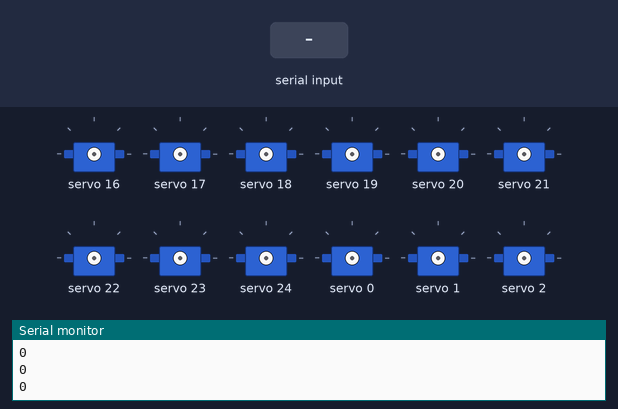
The sketch below on a simulated Arduino Uno, built with avr-gcc and run on an emulated ATmega328P. On the bench: 12 × servo, the last lines printed to the serial monitor. The inputs (shaded band) are chosen by the test bench.

Above: at 1.2 s.
1.3 s: "B" received over the second serial link
At 1.85 s:
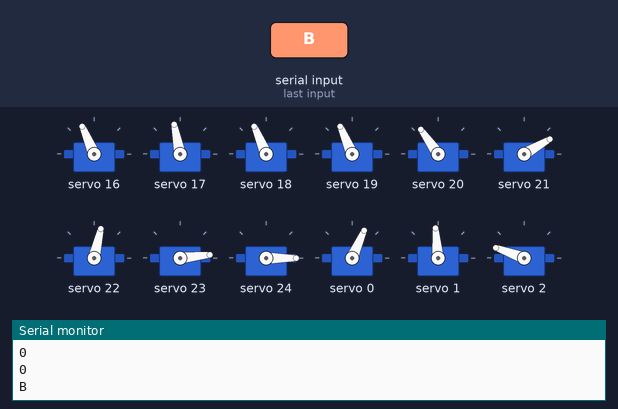
At 2.56 s:
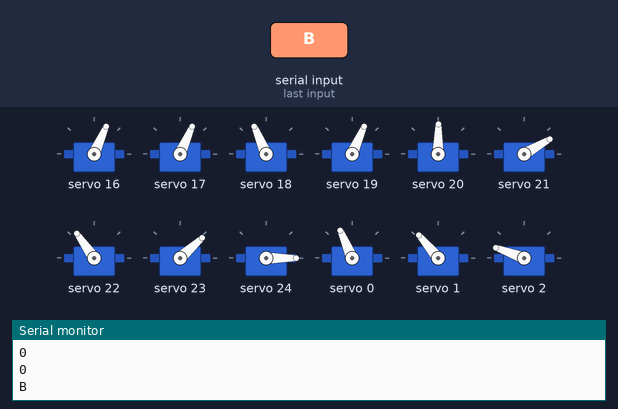
Timing chart, 0 to 10.3 s (numbered marks = the images above; inputs shaded):
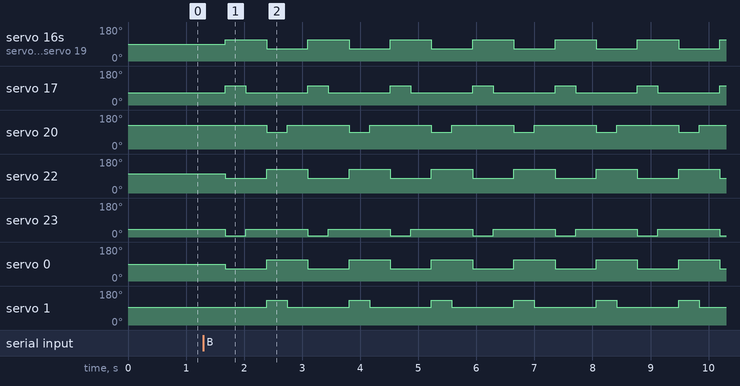

Measured:
- after the input at 1.3 s, servo 16: alternates 113° for 0.71 s and 66° for 0.71 s, starting after 0.38 s; servo 17: alternates 101° for 0.35 s and 66° for 1.1 s, starting after 0.38 s

The sketch:

trial9.ino
```cpp
#include <Wire.h>
#include <Servo.h>
#include <Adafruit_PWMServoDriver.h>
#include<SoftwareSerial.h>
SoftwareSerial bluetooth(4,3);

// called this way, it uses the default address 0x40
Adafruit_PWMServoDriver pwmA = Adafruit_PWMServoDriver(0x40);
Adafruit_PWMServoDriver pwmB = Adafruit_PWMServoDriver(0x41);

#define SERVOMIN  150 // This is the 'minimum' pulse length count (out of 4096)
#define SERVOMAX  600 // This is the 'maximum' pulse length count (out of 4096)
#define USMIN  600 // This is the rounded 'minimum' microsecond length based on the minimum pulse of 150
#define USMAX  2400 // This is the rounded 'maximum' microsecond length based on the maximum pulse of 600
#define SERVO_FREQ 50 // Analog servos run at ~50 Hz updates

// our servo # counter
uint8_t servonum = 0;
char command;
int angles[] = {
    60, 40, 80, 60, 90, 10, 70, 20, -20, 60, 65, 120, 10, 90, 110, 20, 15, 30
};

int anglesUpdate[] = {
    60, 40, 80, 60, 90, 10, 70, 20, -20, 60, 65, 120, 10, 90, 110, 20, 15, 30
};

// angle direction zero means negative, one means positive
int directions[] = {
  1, 1, 0, 0, 0, 1, 0, 0, 0, 1, 1, 0, 1, 1, 0, 0, 0, 0
};

//delay integer
int d=350;
void setup() {
  Serial.begin(9600);
  bluetooth.begin(9600);

  pwmA.begin();
  pwmB.begin();
  pwmA.setOscillatorFrequency(27000000);
  pwmB.setOscillatorFrequency(27000000);
  pwmA.setPWMFreq(SERVO_FREQ);
  pwmB.setPWMFreq(SERVO_FREQ); // Analog servos run at ~50 Hz updates
  delay(10);

}
int angletopulse(int ang){
  int pulse= map(ang,0,180,SERVOMIN,SERVOMAX);
  return pulse;
}

// You can use this function if you'd like to set the pulse length in seconds
// e.g. setServoPulse(0, 0.001) is a ~1 millisecond pulse width. It's not precise!
void setServoPulse(uint8_t n, double pulse) {
  double pulselength;

  pulselength = 1000000;   // 1,000,000 us per second
  pulselength /= SERVO_FREQ;   // Analog servos run at ~60 Hz updates
  Serial.print(pulselength); Serial.println(" us per period");
  pulselength /= 4096;  // 12 bits of resolution
  Serial.print(pulselength); Serial.println(" us per bit");
  pulse *= 1000000;  // convert input seconds to us
  pulse /= pulselength;
  Serial.println(pulse);
  pwmA.setPWM(n, 0, pulse);
  pwmB.setPWM(n, 0, pulse);
}

void loop() {

  if(bluetooth.available()) {
    command=bluetooth.read();
    Serial.println(command);
  }

  if (command=='S'){
    standStill();
  }
  if (command=='B'){
    moveForward(10,40);
  }


  int ang=0;
  int pulselength=0;


   // standStill();
  //moveForward(10,40);


  //standStill();
  //moveForward(5);
  //moveForward3();
  //moveForward4();
  //delay(10000);
  //moveBackward1();
  //moveBackward2();
  //moveRight();
  //moveLeft();
  //Moveleg1();
  //Moveleg1();
  //Moveleg2();
  //Moveleg3();
  //Moveleg4();
  //Moveleg5();
  //Moveleg6();

  // Drive each servo one at a time using setPWM()
  Serial.println(servonum);
  Serial.println(servonum);

}
void runservo( int pin ,int angle ) {
  if(pin<=8){
    pwmB.setPWM(pin, 0, angletopulse(angle));
  }
  else
  {
    pwmA.setPWM(pin-9, 0, angletopulse(angle));
  }
  anglesUpdate[pin]=angle;
}

void initialAngle( int pin ) {
  runservo(pin,angles[pin]);
}

void standStill() {
  for (int i=0; i<18; i++) {

    runservo(i,angles[i]);
}
    delay(500);
}

void upmotor(int pin, int angle) {
  if(directions[pin]==1){
    runservo(pin,anglesUpdate[pin]+angle);
  }
  else
  {
    runservo(pin,anglesUpdate[pin]-angle);
  }
 }

void downmotor(int pin, int angle) {
  if(directions[pin]==1){
    runservo(pin,anglesUpdate[pin]-angle);
  }
  else
  {
    runservo(pin,anglesUpdate[pin]+angle);
  }
}

void forwardmotor(int pin, int angle) {
  if(directions[pin]==1){
    runservo(pin,anglesUpdate[pin]+angle);
  }
  else
  {
    runservo(pin,anglesUpdate[pin]-angle);
  }
}

void backwardmotor(int pin, int angle) {
  if(directions[pin]==1){
    runservo(pin,anglesUpdate[pin]-angle);
  }
  else
  {
    runservo(pin,anglesUpdate[pin]+angle);
  }
}

void upleg(int number, int angle){
    if(number=1){
        upmotor(1,angle);
    }
    if(number=2){
        upmotor(4,angle);
    }
    if(number=3){
        upmotor(7,angle);
    }
    if(number=4){
        upmotor(10,angle);
    }
    if(number=5){
        upmotor(13,angle);
    }
    if(number=6){
        upmotor(16,angle);
    }
}

void downleg(int number, int angle){
    if(number=1){
        downmotor(1,angle);
    }
    if(number=2){
        downmotor(4,angle);
    }
    if(number=3){
        downmotor(7,angle);
    }
    if(number=4){
        downmotor(10,angle);
    }
    if(number=5){
        downmotor(13,angle);
    }
    if(number=6){
        downmotor(16,angle);
    }
}

void forwardleg(int number, int angle){
    if(number=1){
        forwardmotor(0,angle);
    }
    if(number=2){
        forwardmotor(3,angle);
    }
    if(number=3){
        forwardmotor(6,angle);
    }
    if(number=4){
        forwardmotor(9,angle);
    }
    if(number=5){
        forwardmotor(15,angle);
    }
    if(number=6){
        forwardmotor(15,angle);
    }
}

void backwardleg(int number, int angle){
    if(number=1){
        backwardmotor(0,angle);
    }
    if(number=2){
        backwardmotor(3,angle);
    }
    if(number=3){
        backwardmotor(6,angle);
    }
    if(number=4){
        backwardmotor(9,angle);
    }
    if(number=5){
        backwardmotor(12,angle);
    }
    if(number=6){
        backwardmotor(13,angle);
    }
}

void moveForward1() {
  //step1
  initialAngle(0);
  initialAngle(1);
  initialAngle(2);

  initialAngle(6);
  initialAngle(7);
  initialAngle(8);

  initialAngle(12);
  initialAngle(13);
  initialAngle(14);
  delay(d);

  //step2
    forwardmotor(0,30);
    upmotor(1,30);

    forwardmotor(6,30);
    upmotor(7,30);

    forwardmotor(12,30);
    upmotor(13,30);

    delay(d);
   //step3
    initialAngle(1);

    initialAngle(7);

    initialAngle(13);
    delay(d);

   //step4

    upmotor(4,30);

    upmotor(10,30);

    upmotor(16,30);

    delay(d);

   //step5
    initialAngle(0);

    initialAngle(6);

    initialAngle(12);
    delay(d);

    //step6
    initialAngle(4);

    initialAngle(10);

    initialAngle(16);
    delay(d);
 }

void moveForward2() {
  //step1
    initialAngle(3);
    initialAngle(4);
    initialAngle(5);

    initialAngle(9);
    initialAngle(10);
    initialAngle(11);

    initialAngle(15);
    initialAngle(16);
    initialAngle(17);
    delay(d);

   //step2
    forwardmotor(3,30);
    upmotor(4,40);

    forwardmotor(9,30);
    upmotor(10,40);

    forwardmotor(15,30);
    upmotor(16,40);
    delay(d);

    //step3
    initialAngle(4);

    initialAngle(10);

    initialAngle(16);

    delay(d);
    //step4

    upmotor(1,30);

    upmotor(7,30);

    upmotor(13,30);

    delay(d);

    //step5
    initialAngle(3);

    initialAngle(9);

    initialAngle(15);

    delay(d);

    //step6
    initialAngle(1);

    initialAngle(7);

    initialAngle(13);

    delay(d);

}
void moveBackward1() {
  //step1
  runservo(0,angles[0]);
  runservo(1,angles[1]);
  runservo(2,angles[2]);

  runservo(6,angles[6]);
  runservo(7,angles[7]);
  runservo(8,angles[8]);

  runservo(12,angles[12]);
  runservo(13,angles[13]);
  runservo(14,angles[14]);
    delay(d);

  //step2
    backwardmotor(0,20);
    upmotor(1,40);

    backwardmotor(6,20);
    upmotor(7,40);

    backwardmotor(12,20);
    upmotor(13,40);

    delay(d);
   //step3
    runservo(1,angles[1]);

    runservo(7,angles[7]);

    runservo(13,angles[13]);
    delay(d);

   //step4

    upmotor(4,40);

    upmotor(10,40);

    upmotor(16,40);

    delay(d);

   //step5
    runservo(0,angles[0]);

    runservo(6,angles[6]);

    runservo(12,angles[12]);

    delay(d);

    //step6
    runservo(3,angles[3]);
    runservo(4,angles[4]);
    runservo(5,angles[5]);

    runservo(9,angles[9]);
    runservo(10,angles[10]);
    runservo(11,angles[11]);

    runservo(15,angles[15]);
    runservo(16,angles[16]);
    runservo(17,angles[17]);

    delay(d);
 }

void moveBackward2() {
  //step1
    runservo(3,angles[3]);
    runservo(4,angles[4]);
    runservo(5,angles[5]);

    runservo(9,angles[9]);
    runservo(10,angles[10]);
    runservo(11,angles[11]);

    runservo(15,angles[15]);
    runservo(16,angles[16]);
    runservo(17,angles[17]);

    delay(d);
   //step2
    backwardmotor(3,20);
    upmotor(4,40);

    backwardmotor(9,20);
    upmotor(10,40);

    backwardmotor(15,20);
    upmotor(16,40);

    delay(d);
    //step3
    runservo(4,angles[4]);

    runservo(10,angles[10]);

    runservo(16,angles[16]);

    delay(d);
    //step4

    upmotor(1,40);

    upmotor(7,40);

    upmotor(13,40);

    delay(d);

    //step5
    runservo(3,angles[3]);

    runservo(9,angles[9]);

    runservo(15,angles[15]);

    delay(d);

    //step6

    runservo(1,angles[1]);

    runservo(7,angles[7]);

    runservo(13,angles[13]);

    delay(d);

}

void moveRight() {
    //step1
    for (int i=0; i<18; i++) {
    runservo(i,angles[i]);
    }
    delay(d);

    //step2
    backwardmotor(0,20);
    upmotor(1,30);
    delay(d);
    downmotor(1,30);

    backwardmotor(9,20);
    upmotor(10,30);
    delay(d);
    downmotor(10,30);

    backwardmotor(12,20);
    upmotor(13,30);
    delay(d);
    downmotor(13,30);

    forwardmotor(3,20);
    upmotor(4,30);
    delay(d);
    downmotor(4,30);

    forwardmotor(6,20);
    upmotor(7,30);
    delay(d);
    downmotor(7,30);

    forwardmotor(15,20);
    upmotor(16,30);
    delay(d);
    downmotor(16,30);

    //step3
    delay(d);
    forwardmotor(0,20);
    forwardmotor(9,20);
    forwardmotor(12,20);

    backwardmotor(3,20);
    backwardmotor(6,20);
    backwardmotor(15,20);

    delay(d);
 }

void moveLeft() {
    //step1
   for (int i=0; i<18; i++) {
    runservo(i,angles[i]);
    }
    delay(d);

    //step2
    forwardmotor(0,20);
    upmotor(1,30);
    delay(d);
    downmotor(1,30);

    forwardmotor(9,20);
    upmotor(10,30);
    delay(d);
    downmotor(10,30);

    forwardmotor(12,20);
    upmotor(13,30);
    delay(d);
    downmotor(13,30);

    backwardmotor(3,20);
    upmotor(4,30);
    delay(d);
    downmotor(4,30);

    backwardmotor(6,20);
    upmotor(7,30);
    delay(d);
    downmotor(7,30);

    backwardmotor(15,20);
    upmotor(16,30);
    delay(d);
    downmotor(16,30);


    //step3
    delay(d);
    backwardmotor(0,20);
    backwardmotor(9,20);
    backwardmotor(12,20);

    forwardmotor(3,20);
    forwardmotor(6,20);
    forwardmotor(15,20);

    delay(d);
 }

void moveForward3() {
  //step1                          // initial position
   for (int i=0; i<18; i++) {
    runservo(i,angles[i]);
    }
    delay(d);

  //step2                          //up and forward leg 1,3,5
    forwardmotor(0,30);
    upmotor(1,30);

    forwardmotor(6,30);
    upmotor(7,30);

    forwardmotor(12,30);
    upmotor(13,30);

    backwardmotor(3,20);             //backward leg 2, 4, 6
    backwardmotor(9,20);
    backwardmotor(15,20);
    delay(d);

   //step3
    initialAngle(1);                //down leg 1, 3, 5
    initialAngle(7);
    initialAngle(13);
    delay(d);

   //step4
    upmotor(4,30);                  //up and forward leg 2, 4, 6
    forwardmotor(3,20);
    upmotor(10,30);
    forwardmotor(9,20);
    upmotor(16,30);
    forwardmotor(15,20);
    delay(d);

   //step5
    initialAngle(0);                 //backward leg 1, 3, 5

    initialAngle(6);

    initialAngle(12);
    delay(d);

    //step6
    initialAngle(4);                 //down leg 2, 4, 6

    initialAngle(10);

    initialAngle(16);
    delay(d);
 }

void moveForward4() {
   //step1                           //initial position
    for (int i=0; i<18; i++) {
    runservo(i,angles[i]);
    }
    delay(d);

   //step2                           //up and forward leg 2, 4, 6
    forwardmotor(3,30);
    upmotor(4,30);

    forwardmotor(9,30);
    upmotor(10,30);

    forwardmotor(15,30);
    upmotor(16,30);

    backwardmotor(0,15);             //backward leg 1, 3, 5
    backwardmotor(6,20);
    backwardmotor(12,20);
    delay(d);

    //step3                           //down leg 2, 4, 6
    initialAngle(4);

    initialAngle(10);

    initialAngle(16);
    delay(d);

    //step4                           //up and forward leg 1, 3, 5
    forwardmotor(0,20);
    upmotor(1,30);
    forwardmotor(6,20);
    upmotor(7,30);
    forwardmotor(12,20);
    upmotor(13,30);
    delay(d);

    //step5                           //backward leg 2,3, 4
    initialAngle(3);

    initialAngle(9);

    initialAngle(15);

    delay(d);

    //step6                            //down leg 1,3,5
    initialAngle(1);

    initialAngle(7);

    initialAngle(13);

    delay(d);
 }

void moveForward(int cycle, int angle) {
  //step1                          // initial position
   for (int i=0; i<18; i++) {
    runservo(i,angles[i]);
    }
    delay(d);
    stroke1(angle/2);

    for (int j=0; j<cycle; j++) {
    stroke2(angle);
    stroke3(angle);
    }
    delay(d);
 }

void stroke1(int angle){
     //step2                          //up and forward leg 1,3,5
     forwardmotor(0, angle);
     upmotor(1,30);

     forwardmotor(6,angle);
     upmotor(7,30);

     forwardmotor(12,angle);
     upmotor(13,30);

     backwardmotor(3,angle);             //backward leg 2, 4, 6
     backwardmotor(9,angle);
     backwardmotor(15,angle);
     delay(d);

    //step3
     initialAngle(1);                //down leg 1, 3, 5
     initialAngle(7);
     initialAngle(13);
     delay(d);
    }

void stroke2(int angle){
    //step4
    upmotor(4,30);                  //up and forward leg 2, 4, 6
    forwardmotor(3,angle);
    upmotor(10,30);
    forwardmotor(9,angle);
    upmotor(16,30);
    forwardmotor(15,angle);

   //step5
     backwardmotor(0,angle);             //backward leg 1,3,5
     backwardmotor(6,angle);
     backwardmotor(12,angle);
    delay(d);

    //step6
    initialAngle(4);                 //down leg 2, 4, 6

    initialAngle(10);

    initialAngle(16);
    delay(d);
 }

void stroke3(int angle){
         //step2                          //up and forward leg 1,3,5

     forwardmotor(0,angle);
     upmotor(1,30);

     forwardmotor(6,angle);
     upmotor(7,30);

     forwardmotor(12,angle);
     upmotor(13,30);

     backwardmotor(3,angle);             //backward leg 2, 4, 6
     backwardmotor(9,angle);
     backwardmotor(15,angle);
     delay(d);

      //step3
     initialAngle(1);                //down leg 1, 3, 5
     initialAngle(7);
     initialAngle(13);
     delay(d);
 }

void MoveRight(int angle) {
     //step1
     forwardmotor(3,angle);
     upmotor(4,30);

     forwardmotor(15,angle);
     upmotor(16,30);

     backwardmotor(9,angle);
     upmotor(10,30);

     delay(d);

     //step2
     initialAngle(4);
     initialAngle(10);
     initialAngle(16);
     delay(d);

     //step3
     forwardmotor(6,angle);
     upmotor(7,30);

     backwardmotor(0,angle);
     upmotor(1,30);

     backwardmotor(12,angle);
     upmotor(13,30);

     delay(d);

     //step4
     initialAngle(1);
     initialAngle(7);
     initialAngle(13);
     delay(d);

     //step5
     initialAngle(0);
     initialAngle(3);
     initialAngle(6);
     initialAngle(9);
     initialAngle(12);
     initialAngle(15);
     delay(d);
}

void MoveLeft(int angle) {
     //step1
     forwardmotor(9,angle);
     upmotor(10,30);

     backwardmotor(15,angle);
     upmotor(16,30);

     backwardmotor(3,angle);
     upmotor(4,30);

     delay(d);

     //step2
     initialAngle(4);
     initialAngle(10);
     initialAngle(16);
     delay(d);

     //step3
     forwardmotor(0,angle);
     upmotor(1,30);

     forwardmotor(12,angle);
     upmotor(13,30);

     backwardmotor(6,angle);
     upmotor(7,30);

     delay(d);

     //step4
     initialAngle(1);
     initialAngle(7);
     initialAngle(13);
     delay(d);

     //step5
     initialAngle(0);
     initialAngle(3);
     initialAngle(6);
     initialAngle(9);
     initialAngle(12);
     initialAngle(15);
     delay(d);
}
```
